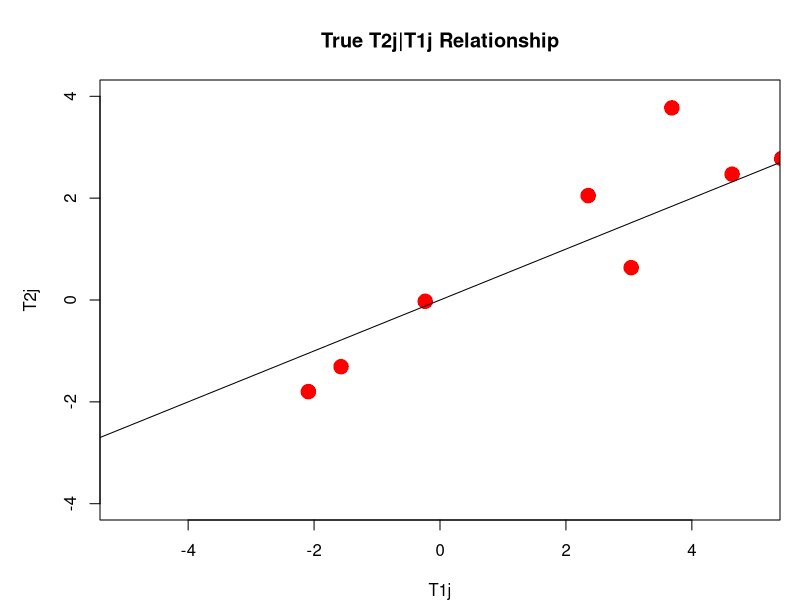
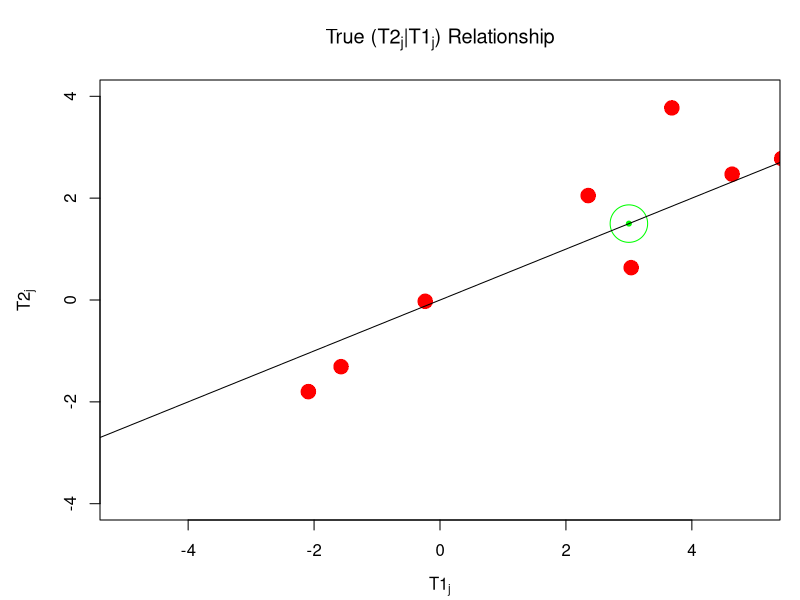
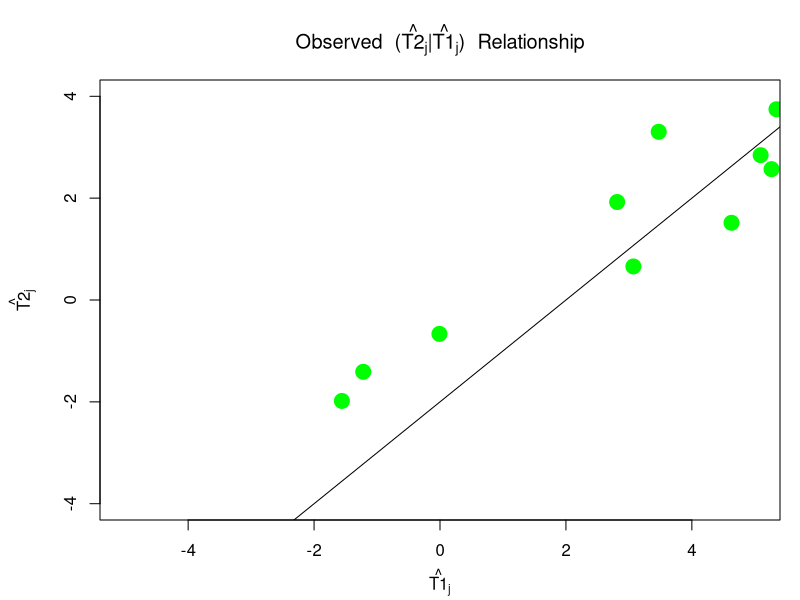
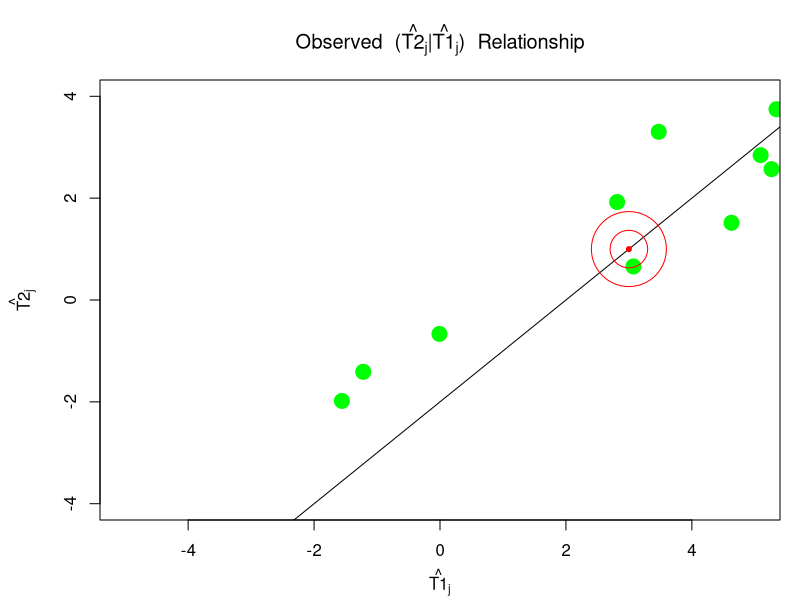
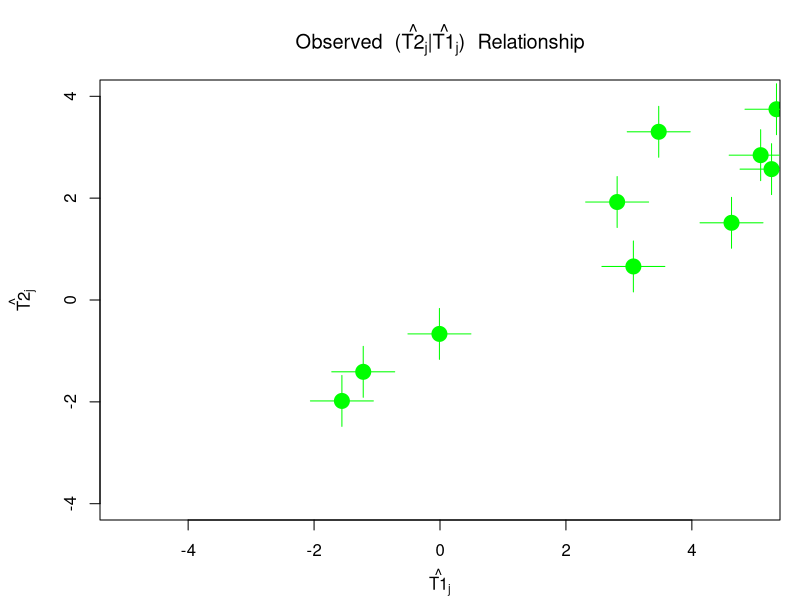

R code for these plots, in order:
## ---- chunk 1
T1j<-rnorm(10, 2, 2)
T2j<-rnorm(10, T1j*0.5, 1)
T1j_hat<-rnorm(10, T1j,0.5)
T2j_hat<-rnorm(10, T2j, 0.5)
## ---- chunk 2
par(bg = "white", mar=c(4,5,4,1))
plot(T1j, T2j, col='red', pch=20, lwd=0.5, ylim=c(-4, 4), xlim=c(-5, 5), main='True T2j|T1j Relationship', cex=3)
abline(a=0, b=0.5)
## ---- chunk 3
par(mar=c(4,5,4,1), bg = "white")
plot(T1j, T2j, col='red', pch=20, lwd=0.5, ylim=c(-4, 4), xlim=c(-5, 5), main=expression(paste('True (', T2[j],'|', T1[j], ') Relationship')), xlab=expression(paste(T1[j])),   ylab=expression(paste(T2[j])), cex=3)
points(3, 3*0.5, col='green', pch=20)
points(3, 3*0.5, col='green', cex=5)
abline(a=0, b=0.5)
## ---- chunk 4
par(mar=c(4,5,4,1),bg = "white")
plot(T1j_hat,   T2j_hat, col='green', pch=20, ylim=c(-4, 4), xlim=c(-5, 5), main=expression(paste('Observed  (', hat(T2)[j],'|', hat(T1)[j], ')  Relationship')), xlab=expression(paste(hat(T1)[j])),   ylab=expression(paste(hat(T2)[j])), cex=3)
abline(a=-2, b=1)
## ---- chunk 5
par(mar=c(4,5,4,1), bg = "white")
plot(T1j_hat,   T2j_hat, col='green', pch=20, ylim=c(-4, 4), xlim=c(-5, 5), main=expression(paste('Observed  (', hat(T2)[j],'|', hat(T1)[j], ')  Relationship')), xlab=expression(paste(hat(T1)[j])),   ylab=expression(paste(hat(T2)[j])), cex=3)
abline(a=-2, b=1)
points(3, -2+3, col='red', cex=10)
points(3, -2+3, col='red', cex=5)
points(3, -2+3, col='red', pch=20)
## ---- chunk 6
par(mar=c(4,5,4,1), bg = "white")
plot(T1j_hat,   T2j_hat, col='green', pch=20, ylim=c(-4, 4), xlim=c(-5, 5),  main=expression(paste('Observed  (', hat(T2)[j],'|', hat(T1)[j], ')  Relationship')), xlab=expression(paste(hat(T1)[j])),   ylab=expression(paste(hat(T2)[j])), cex=3)

#points(T1j, T2j, col='red', pch=20)
for(i in 1:10){
  segments(T1j_hat[i], T2j_hat[i]-0.5, T1j_hat[i], T2j_hat[i]+0.5, col='green')
  segments(T1j_hat[i]+0.5, T2j_hat[i], T1j_hat[i]-0.5, T2j_hat[i], col='green')
}
